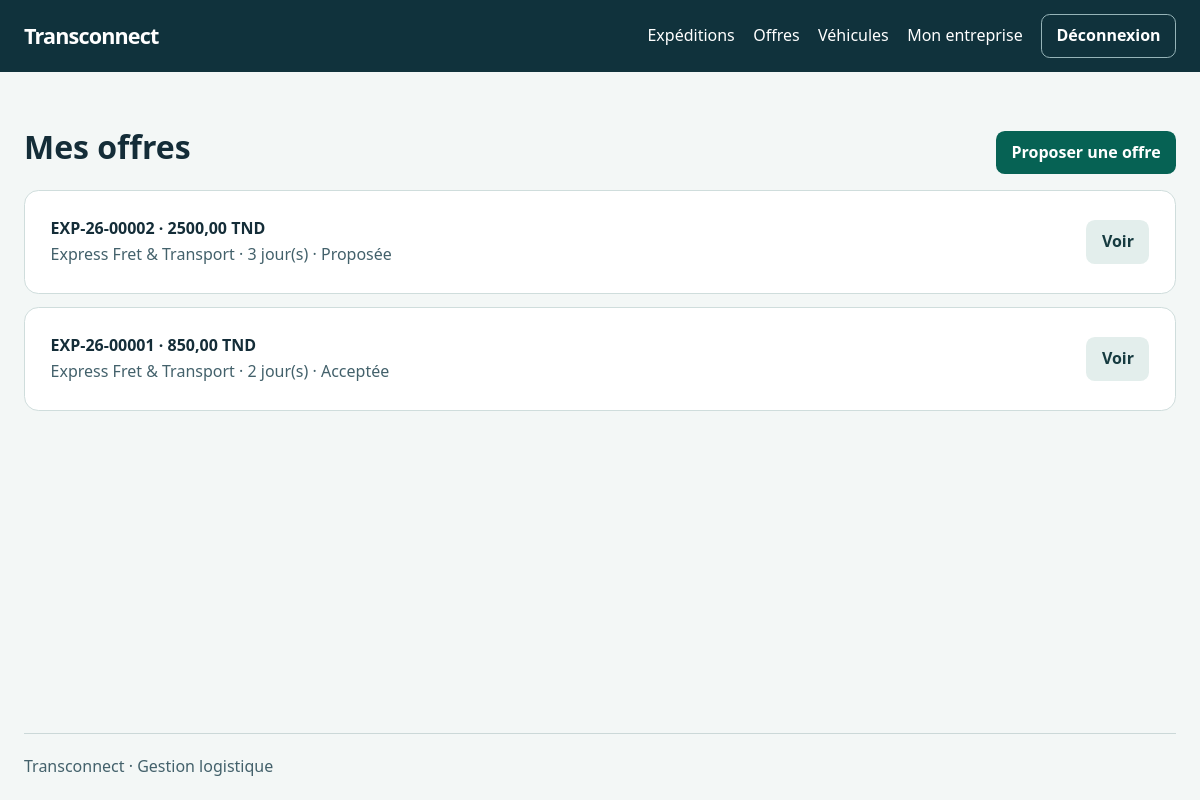
Screenshot of /offres/ (signed in) with the database file from the repository.
### OffreApp/models.py (models this page shows, shortened)
class Offre(models.Model):
    STATUT_CHOICES = [
        ('proposee', 'Proposée'),
        ('acceptee', 'Acceptée'),
        ('refusee', 'Refusée'),
        ('retiree', 'Retirée'),
    ]
    prix = models.DecimalField(
        max_digits=10,
        decimal_places=2,
        validators=[
            MinValueValidator(
                Decimal('0.01'),
                "Le prix doit être strictement supérieur à 0."
            )
        ]
    )
    delai_jours = models.IntegerField(
        validators=[
            MinValueValidator(
                1,
                "Le délai doit être supérieur ou égal à 1 jour."
            )
        ]
    )
    statut = models.CharField(
        max_length=20,
        choices=STATUT_CHOICES,
        default='proposee'
    )
    date_proposition = models.DateField(auto_now_add=True)
    created_at = models.DateTimeField(auto_now_add=True, null=True, blank=True)
    updated_at = models.DateTimeField(auto_now=True, null=True, blank=True)
    expedition = models.ForeignKey(
        Expedition,
        on_delete=models.CASCADE,
        related_name='offres'
    )
    transporteur = models.ForeignKey(
        Entreprise,
        on_delete=models.CASCADE,
        related_name='offres'
    )
    vehicule = models.ForeignKey(
        Vehicule,
        on_delete=models.CASCADE,
        related_name='offres'
    )

### ExpeditionApp/models.py (models this page shows, shortened)
class Expedition(models.Model):
    STATUT_CHOICES = [
        ('publiee', 'Publiée'),
        ('attribuee', 'Attribuée'),
        ('en_cours', 'En cours'),
        ('livree', 'Livrée'),
        ('annulee', 'Annulée'),
    ]
    reference = models.CharField(
        max_length=100,
        unique=True,
        validators=[reference_validator]
    )
    ville_depart = models.CharField(max_length=100)
    ville_arrivee = models.CharField(max_length=100)
    poids_kg = models.DecimalField(
        max_digits=10,
        decimal_places=2,
        default=Decimal('100.00'),
        validators=[MinValueValidator(Decimal('0.01'), "Le poids doit être strictement positif.")]
    )
    date_souhaitee = models.DateField(null=True, blank=True)
    description = models.TextField(blank=True, default='')
    statut = models.CharField(
        max_length=20,
        choices=STATUT_CHOICES,
        default='publiee'
    )
    entreprise = models.ForeignKey(
        'EntrepriseApp.Entreprise',
        on_delete=models.CASCADE,
        related_name='expeditions'
    )
    created_at = models.DateTimeField(auto_now_add=True)
    updated_at = models.DateTimeField(auto_now=True)
    @property
    def poids(self):
        return self.poids_kg
    @poids.setter
    def poids(self, value):
        self.poids_kg = value
    @property
    def status(self):
        return self.statut

### EntrepriseApp/models.py (models this page shows, shortened)
class Entreprise(models.Model):
    TYPE_CHOICES = [
        ('chargeur', 'Chargeur'),
        ('transporteur', 'Transporteur'),
    ]
    raison_sociale = models.CharField(max_length=200, blank=False, null=False)
    matricule_fiscal = models.CharField(
        max_length=17,
        unique=True,
        validators=[matricule_validator],
        db_column='matricule_fiscale'
    )
    adresse = models.TextField(
        validators=[
            MinLengthValidator(20, "L'adresse doit contenir au moins 20 caractères."),
            MaxLengthValidator(400, "L'adresse ne peut pas dépasser 400 caractères.")
        ],
        blank=False,
        null=False
    )
    type_entreprise = models.CharField(
        max_length=100,
        choices=TYPE_CHOICES,
        default='chargeur'
    )
    created_at = models.DateTimeField(auto_now_add=True)
    updated_at = models.DateTimeField(auto_now=True)
    gerant = models.OneToOneField(
        Utilisateur,
        on_delete=models.CASCADE,
        related_name='entreprise'
    )
    @property
    def matricule_fiscale(self):
        return self.matricule_fiscal
    @matricule_fiscale.setter
    def matricule_fiscale(self, value):
        self.matricule_fiscal = value

### OffreApp/views.py (the view)
# urls.py: path("", OffreListView.as_view(), name="offre_list"),
class OffreListView(VisibleOffresMixin, ListView):
    template_name = 'offre/list.html'
    context_object_name = 'offres'
    def get_queryset(self):
        offers = super().get_queryset().order_by('-created_at', '-pk')
        if self.request.GET.get('expedition'):
            offers = offers.filter(expedition__reference=self.request.GET['expedition'])
        return offers

### OffreApp/views.py (called while the page is built)
    def get_queryset(self):
        offers = Offre.objects.select_related('expedition', 'transporteur', 'vehicule')
        if self.company.type_entreprise == 'chargeur':
            return offers.filter(expedition__entreprise=self.company)
        return offers.filter(transporteur=self.company)

### config/access.py (called while the page is built)
def company_for(user):
    company = getattr(user, 'entreprise', None)
    if company and company.type_entreprise == user.role:
        return company
    return None

    def dispatch(self, request, *args, **kwargs):
        if not request.user.is_authenticated:
            return self.handle_no_permission()
        if request.user.role not in self.roles:
            raise PermissionDenied
        self.company = company_for(request.user)
        if self.require_company and not self.company:
            if request.method in ('GET', 'HEAD') and not hasattr(request.user, 'entreprise'):
                return redirect('entreprise_create')
            raise PermissionDenied
        return super().dispatch(request, *args, **kwargs)

### templates/offre/list.html (shortened to what this page needs)
{% extends 'base.html' %}
{% block content %}
<div class="page-head">
    <h1>{% if user.role == 'chargeur' %}Offres reçues{% else %}Mes offres{% endif %}</h1>
    {% if user.role == 'transporteur' %}<a class="button" href="{% url 'offre_create' %}">Proposer une offre</a>{% endif %}
</div>
{% for offre in offres %}
<article class="row">
    <div><strong>{{ offre.expedition.reference }} · {{ offre.prix }} TND</strong><br>
    <span class="muted">{{ offre.transporteur.raison_sociale }} · {{ offre.delai_jours }} jour(s) · {{ offre.get_statut_display }}</span></div>
    <a class="button secondary" href="{% url 'offre_detail' offre.pk %}">Voir</a>
</article>
{% empty %}<p class="panel">Aucune offre à afficher.</p>{% endfor %}
{% endblock %}

### EntrepriseApp/static/logistique/site.css (style rules this page uses)
:root { color-scheme: light; font: 100% / 1.6 system-ui, sans-serif; color: #142d38; background: #f3f7f6; }
* { box-sizing: border-box; }
body { margin: 0; min-height: 100vh; display: flex; flex-direction: column; }
.navigation, .nav-links, .page-head, .row, .actions { display: flex; flex-wrap: wrap; align-items: center; gap: .8rem; }
.navigation, .page-head, .row { justify-content: space-between; }
h1, h2 { line-height: 1.2; margin: 0 0 .65rem; }
a { color: #075a4e; }
.button { display: inline-flex; align-items: center; justify-content: center; padding: .5rem .9rem; border: 1px solid transparent; border-radius: .55rem; background: #066254; color: white; text-decoration: none; cursor: pointer; font: inherit; font-weight: 650; }
.button.secondary { background: #e3eeec; color: #163b40; }
.panel, .row { background: white; border: 1px solid #cfdddc; border-radius: .9rem; padding: clamp(1rem, 3vw, 1.6rem); }
.row, .page-head { margin-bottom: .8rem; }
.muted { color: #43616b; }

### rows the page displays
Offre: expedition.reference "EXP-26-00002", prix "2500,00", transporteur.raison_sociale "Express Fret & Transport", delai_jours "3", statut "Proposée"
Offre: expedition.reference "EXP-26-00001", prix "850,00", transporteur.raison_sociale "Express Fret & Transport", delai_jours "2", statut "Acceptée"
